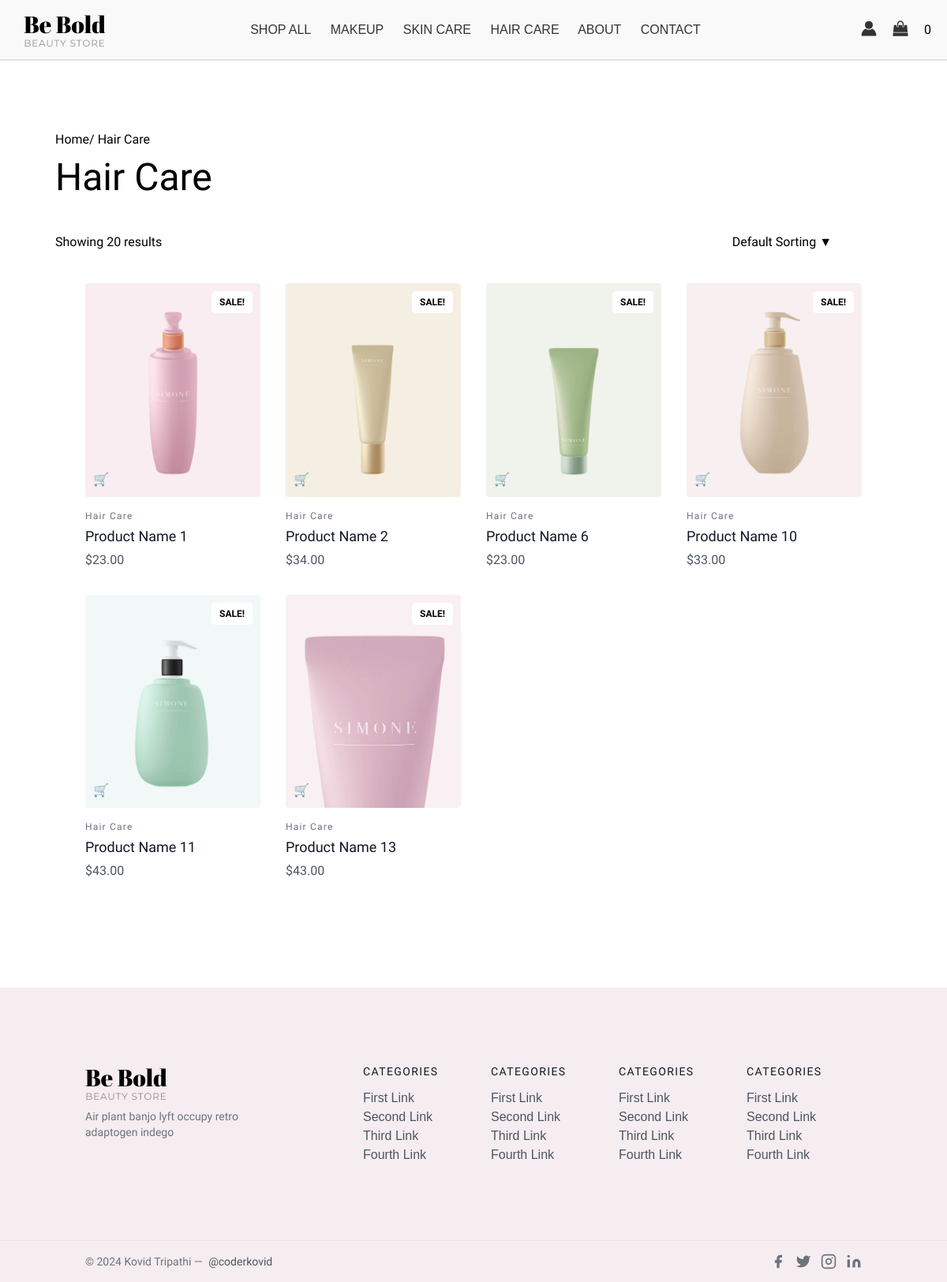
Page /haircare/ on the committed database.
### ecombebold/models.py (models this page shows, shortened)
class Product(models.Model):
    name = models.CharField(max_length=255)
    description = models.TextField()
    price = models.DecimalField(max_digits=10, decimal_places=2)
    category = models.ForeignKey(Category, on_delete=models.CASCADE)
    image = models.ImageField(upload_to='product/img')
    stock_quantity = models.IntegerField()

class Category(models.Model):
    name = models.CharField(max_length=100)
    description = models.TextField(blank=True)
    parent_category = models.ForeignKey('self', on_delete=models.CASCADE, null=True, blank=True)
    def __str__(self):
        return self.name

### ecombebold/views.py (the view)
# urls.py: path('haircare/',haircare, name = 'haircare'),
def haircare(request):
	return render(request,"haircare.html",context=hair)

### ecombebold/templates/haircare.html (shortened to what this page needs)
{% extends 'base.html' %}
{% load static %}
{% block css %} <link rel="stylesheet" href="{% static 'shop/style.css'%}">
{% endblock %}
{% block body %}
<div class="fullPageShop" style="margin: 40px;">
    <br>
    <br>
    <div class="shop-heading" style="margin-left: 30px;">
      <p>Home/ Hair Care </p>
      <h1 style="font-size: 48px;">Hair Care</h1>
    </div>
    <br>
    <div class="container" style="margin-bottom: 20px;">
        <div class="results" style="margin-left: 20px;">Showing 20 results</div>
        <div class="dropdown">
          <button class="dropbtn">Default Sorting &#9660;</button>
        </div>
    </div>
    <section class="text-gray-600 body-font">
      <div class="container px-5 pb-24 mx-auto">
          <div class="flex flex-wrap -m-4">
            {% for i in haircare %}
            <div class="lg:w-1/4 md:w-1/2 p-4 w-full">
              <a href="{% url 'product_detail' i.id %}" class="block relative  rounded overflow-hidden">
                <img alt="ecommerce" class="object-cover object-center w-full h-full block" src="/media/{{i.image}}">
                <div class="sale-button">Sale!</div>
                <div class="add-to-cart">&#128722;</div>
            </a>
              <div class="mt-4">
                <h3 class="text-gray-500 text-xs tracking-widest title-font mb-1">{{i.category}}</h3>
                <h2 class="text-gray-900 title-font text-lg font-medium">{{i.name}}</h2>
                <p class="mt-1">${{i.price}}</p>
              </div>
            </div>
            {% endfor %}
            </div>
            </div>
          </div>
{% endblock %}

### ecombebold/static/ecom/styles.css (style rules this page uses)
body { font-family: "Marcellus", serif; font-weight: 400; font-style: normal; }

### ecombebold/static/shop/style.css (style rules this page uses)
.container { display: flex; justify-content: space-between; align-items: center; padding: 10px; }
.dropdown { position: relative; }
.sale-button { position: absolute; top: 10px; right: 10px; background-color: white; color: black; padding: 5px 10px; border-radius: 5px; font-size: 12px; font-weight: bold; text-transform: uppercase; }
.add-to-cart { display: inline-block; position: absolute; bottom: 10px; left: 10px; color: blue; cursor: pointer; }

### rows in the picture
Product: image (picture), category "Hair Care", name "Product Name 1", price "23.00"
Product: image (picture), category "Hair Care", name "Product Name 2", price "34.00"
Product: image (picture), category "Hair Care", name "Product Name 6", price "23.00"
Product: image (picture), category "Hair Care", name "Product Name 10", price "33.00"
Product: image (picture), category "Hair Care", name "Product Name 11", price "43.00"
Product: image (picture), category "Hair Care", name "Product Name 13", price "43.00"
